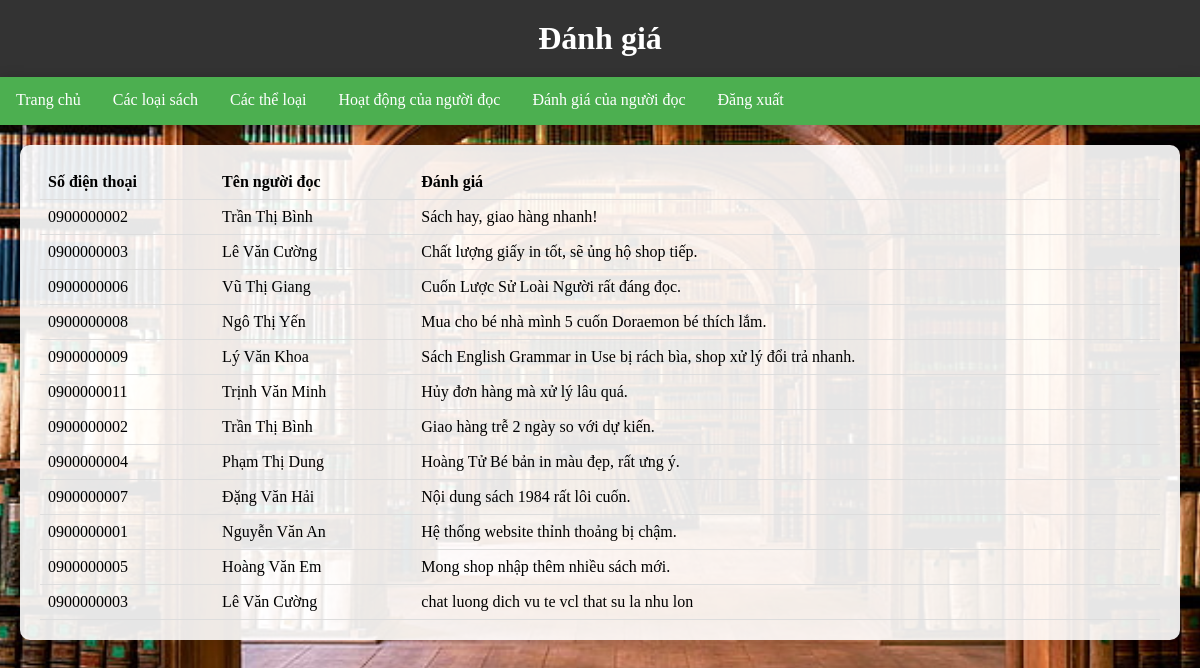
Page /feedbacks on the earlier database version.
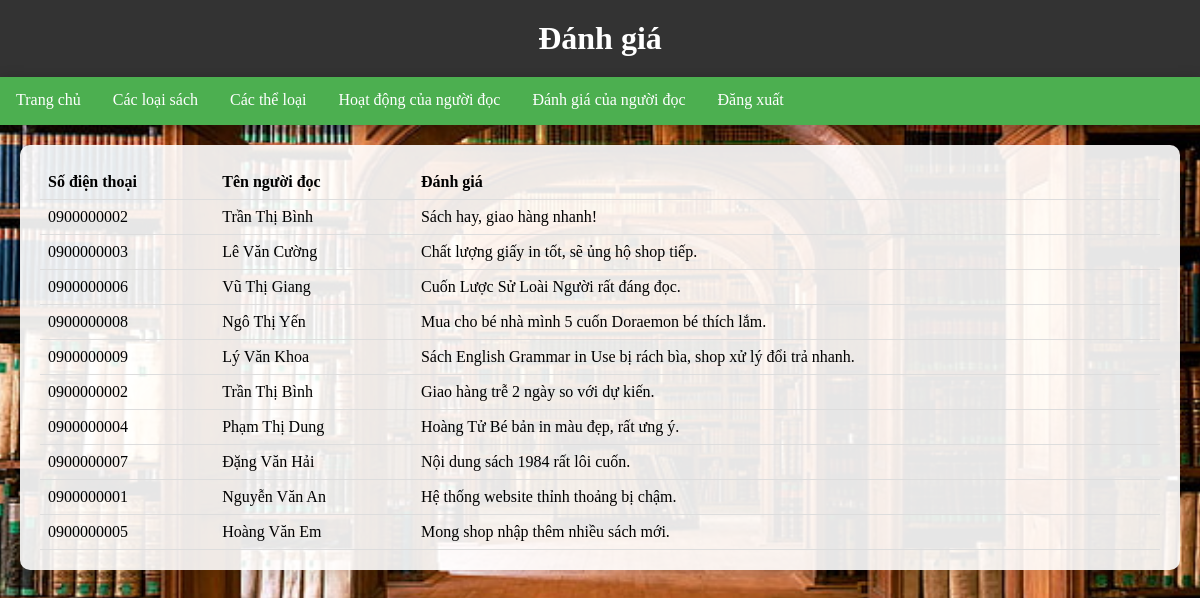
Same page on the later database version.
### application/models.py (models this page shows, shortened)
class User(db.Model):
    id = db.Column(db.Integer, primary_key=True, autoincrement=True)
    name = db.Column(db.String(40), nullable=False)
    phone = db.Column(db.String(40), nullable=False, unique=True)
    email = db.Column(db.String(40), nullable=False, unique=True)
    password = db.Column(db.String(40), nullable=False)
    address = db.Column(db.String(80), nullable=False)
    role = db.Column(db.String(40), nullable=True)
    feedbacks = db.relationship('Feedback', backref='user',lazy=True)
    comments = db.relationship('Comment', backref='user', lazy=True)  # ✅ thêm dòng này

class Feedback(db.Model):
    __tablename__ = 'feedbacks'
    id = db.Column(db.Integer, primary_key=True, autoincrement=True)
    user_id = db.Column(db.Integer, ForeignKey('user.id'), nullable=False)
    feedback_text = db.Column(db.String(255), nullable=False)

### application/routes.py (the view)
@app.route('/feedbacks')
def feedbacks():
    feedbacks = Feedback.query.all()
    feedback_data = []
    for feedback in feedbacks:
        user = User.query.get(feedback.user_id)
        feedback_data.append({
            'phone': user.phone,
            'username': user.name,
            'feedback_text': feedback.feedback_text
        })
    print("Feedback Data:", feedback_data)
    return render_template('feedbacks.html', feedbacks=feedback_data)

### templates/feedbacks.html (shortened to what this page needs)
<!DOCTYPE html>
<html lang="vi">
<head>
</head>
<body>
    <header>
        <h1>Đánh giá</h1>
    </header>
    <nav>
        <a href="{{ url_for('librarian_dashboard') }}">Trang chủ</a>
        <a href="{{ url_for('books') }}">Các loại sách</a>
        <a href="{{ url_for('categories') }}">Các thể loại</a>
        <a href="{{ url_for('active_readers') }}">Hoạt động của người đọc</a>
        <a href="{{ url_for('feedbacks') }}">Đánh giá của người đọc</a>
        <a href="{{ url_for('librarian_logout') }}">Đăng xuất</a>
    </nav>
    <section>
        <table>
            <thead>
                <tr>
                    <th>Số điện thoại</th>
                    <th>Tên người đọc</th>
                    <th>Đánh giá</th>
                </tr>
            </thead>
            <tbody>
                {% for feedback in feedbacks %}
                <tr>
                    <td>{{ feedback['phone'] }}</td>
                    <td>{{ feedback['username'] }}</td>
                    <td>{{ feedback['feedback_text'] }}</td>
                </tr>
                {% endfor %}
            </tbody>
        </table>
    </section>
</body>
</html>

Differences in the rows shown:
no longer on this page (row unchanged): User: phone "0900000011", username "Trịnh Văn Minh"
removed Feedback: feedback_text "Hủy đơn hàng mà xử lý lâu quá."
removed Feedback: feedback_text "chat luong dich vu te vcl that su la nhu lon"
Other differences:
list line gone: "0900000003 Lê Văn Cường"
